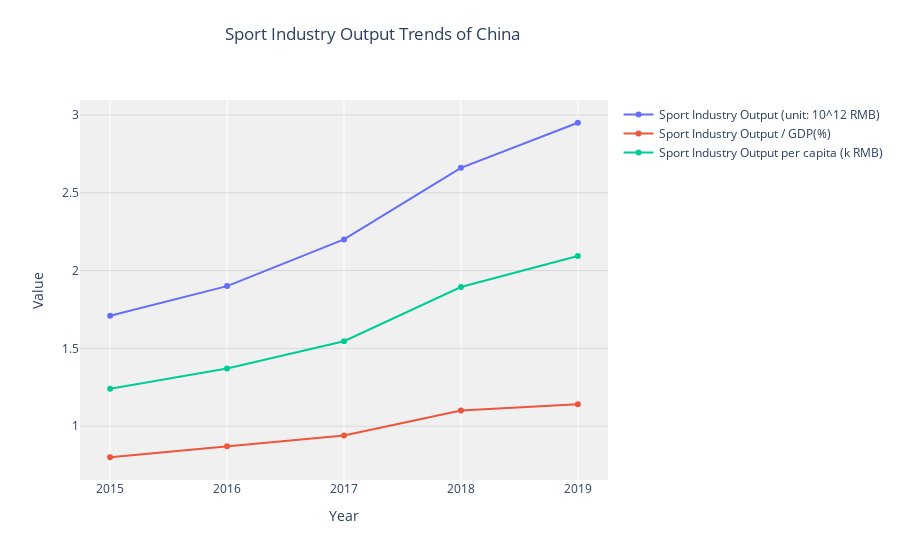

Notebook source saved alongside this figure:
### Code cell
import plotly.graph_objs as go

# data
years = [2015, 2016, 2017, 2018, 2019]
industry_output = [1.71, 1.9, 2.2, 2.66, 2.95]
industry_output_gdp = [0.8, 0.87, 0.94, 1.1, 1.14]
industry_output_per_capita = [1240, 1370, 1546, 1894, 2094]

industry_output_per_capita_k = [i/1000 for i in industry_output_per_capita]

trace1 = go.Scatter(x=years, y=industry_output, mode='lines+markers', name='Sport Industry Output (unit: 10^12 RMB)')
trace2 = go.Scatter(x=years, y=industry_output_gdp, mode='lines+markers', name='Sport Industry Output / GDP(%)')
trace3 = go.Scatter(x=years, y=industry_output_per_capita_k, mode='lines+markers', name='Sport Industry Output per capita (k RMB)')

# layout = go.Layout(title='Industry Output Trends',
#                    xaxis_title='Year',
#                    yaxis_title='Value',
#                    plot_bgcolor='rgb(255, 255, 255)')
layout = go.Layout(
    title={'text':'Sport Industry Output Trends of China','x':0.25, 'y':0.95},
    xaxis_title='Year',yaxis_title='Value',plot_bgcolor='rgb(240, 240, 240)',
    yaxis=dict(showgrid=True,gridcolor='rgba(0, 0, 0, 0.1)'
    )
)
fig = go.Figure(data=[trace1, trace2, trace3], layout=layout)
fig.show()

### Figure 1 — Plotly figure (JSON) as saved in the notebook; plotly's stock layout.template omitted (floating-point values rounded to 4 significant figures)
{"data": [{"mode": "lines+markers", "name": "Sport Industry Output (unit: 10^12 RMB)", "type": "scatter", "x": [2015, 2016, 2017, 2018, 2019], "y": [1.71, 1.9, 2.2, 2.66, 2.95]}, {"mode": "lines+markers", "name": "Sport Industry Output / GDP(%)", "type": "scatter", "x": [2015, 2016, 2017, 2018, 2019], "y": [0.8, 0.87, 0.94, 1.1, 1.14]}, {"mode": "lines+markers", "name": "Sport Industry Output per capita (k RMB)", "type": "scatter", "x": [2015, 2016, 2017, 2018, 2019], "y": [1.24, 1.37, 1.546, 1.894, 2.094]}], "layout": {"autosize": true, "plot_bgcolor": "rgb(240, 240, 240)", "title": {"text": "Sport Industry Output Trends of China", "x": 0.25, "y": 0.95}, "xaxis": {"autorange": true, "range": [2015.0, 2019.0], "title": {"text": "Year"}, "type": "linear"}, "yaxis": {"autorange": true, "gridcolor": "rgba(0, 0, 0, 0.1)", "range": [0.6226, 3.127], "showgrid": true, "title": {"text": "Value"}, "type": "linear"}}}
